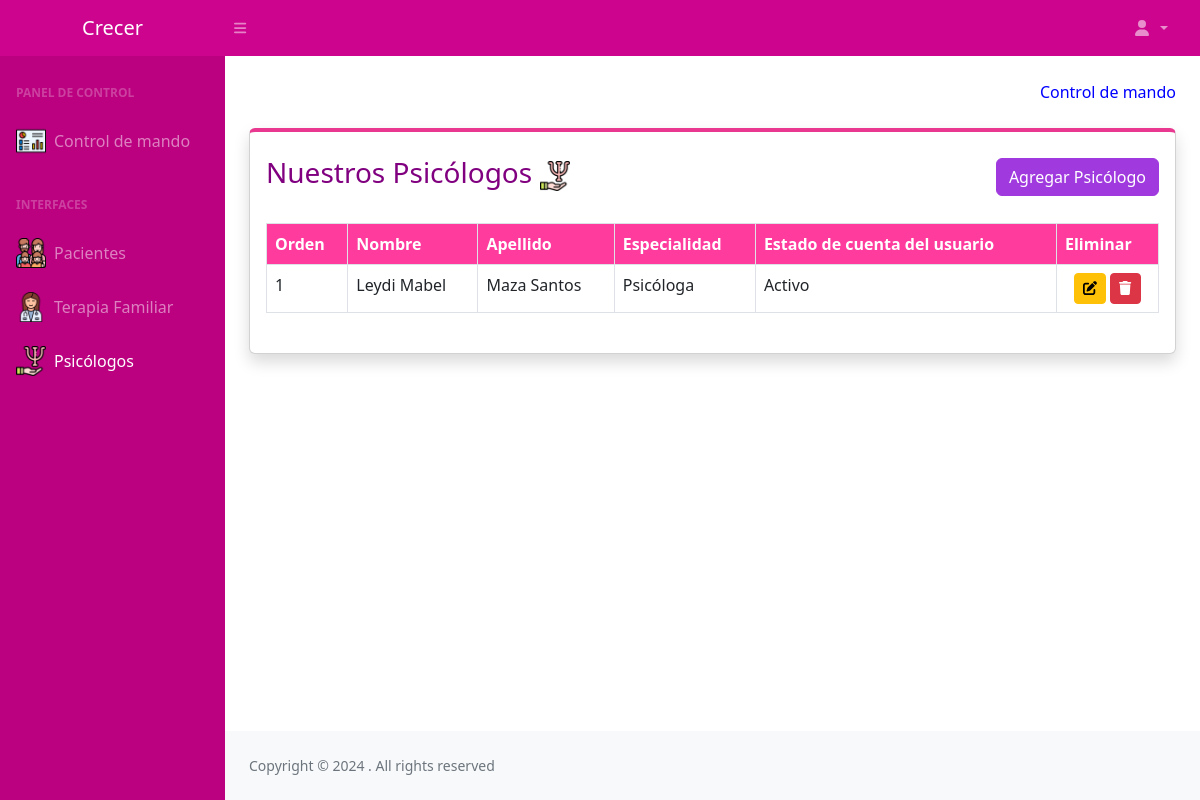
The app's page /Crecer/Psicologos.php (signed in) with its own data.
### tables this page shows
CREATE TABLE `usuario` (
  `Id` int(11) NOT NULL,
  `Usuario` varchar(30) NOT NULL,
  `Nombre` varchar(100) NOT NULL,
  `Password` varchar(120) NOT NULL,
  `Activacion` int(11) NOT NULL DEFAULT 1,
  `Id_Psicologo` int(11) DEFAULT NULL
);

CREATE TABLE `psicologos` (
  `Id` int(11) NOT NULL,
  `Nombre` varchar(50) NOT NULL,
  `Apellido` varchar(50) NOT NULL,
  `Sexo` varchar(30) NOT NULL,
  `Edad` int(11) NOT NULL,
  `Especialidad` varchar(200) NOT NULL,
  `Email` varchar(100) NOT NULL,
  `Telefono` int(11) NOT NULL,
  `Dni` int(11) NOT NULL,
  `Activo` int(11) NOT NULL DEFAULT 1,
  `Fecha_Registro` datetime NOT NULL
);

### Crecer/Psicologos.php (the view, shortened to what this page needs)
<?php
$db = new Database();
$con = $db->conectar();
$sql = $con->prepare("SELECT psicologos.Id, psicologos.Nombre, psicologos.Apellido, psicologos.Especialidad, usuario.Activacion FROM psicologos INNER JOIN usuario ON psicologos.Id = usuario.Id_Psicologo");
$sql->execute();
$resultado = $sql->fetchAll(PDO::FETCH_ASSOC);
?>
<?php
include 'Header.php';
?>
<main>
    <div class="container-fluid px-4">
        <div class="mt-4 text-end">
            <a href="Inicio.php" class="no-underline">
                Control de mando
            </a>
        </div>
        <div class="card border-top-rose shadow h-100 py-2 mb-4 mt-4">
            <div class="card-body">
                <div class="d-flex justify-content-between align-items-center ">
                    <h3 class="text-purple">Nuestros Psicólogos <img src="Img/icons/Configuraciones1.png"
                            class="small-icon"></h3>
                    <a href="Registro_Psicologo.php" class="btn btn-purpura text-white">Agregar Psicólogo</a>
                </div>
                <br>
                <table id="employeeTable" class="table table-bordered">
                    <thead class="table-rose text-white">
                        <tr>
                            <th>Orden</th>
                            <th>Nombre</th>
                            <th>Apellido</th>
                            <th>Especialidad</th>
                            <th>Estado de cuenta del usuario</th>
                            <th>Eliminar</th>
                        </tr>
                    </thead>
                    <tbody>
                        <?php foreach ($resultado as $row) { ?>
                            <tr>
                                <td><?php echo $row['Id'] ?></td>
                                <td><?php echo $row['Nombre'] ?></td>
                                <td><?php echo $row['Apellido'] ?></td>
                                <td><?php echo $row['Especialidad'] ?></td>
                                <td><?php
                                if ($row['Activacion'] == 1) {
                                    echo "Activo";
                                }else {
                                    echo "Inactivo";
                                }
                                    ?></td>
                                <td class="text-center">
                                    <a href="Editar_Psicologo.php?id=<?php echo $row['Id'] ?>&token=<?php echo hash_hmac('sha1', $row['Id'], KEY_TOKEN) ?>"
                                        class="btn btn-warning btn-sm">
                                        <i class="fas fa-edit"></i>
                                    </a>
                                    <a href="#" class="btn btn-danger btn-sm" data-bs-toggle="modal"
                                        data-bs-target="#confirmDeletePsicologo" data-id="<?php echo $row['Id']; ?>">
                                        <i class="fas fa-trash"></i>
                                    </a>
                                </td>
                            </tr>
                        <?php } ?>
                    </tbody>
                </table>
            </div>
        </div>
</main>
<?php include 'Footer.php'; ?>

### Crecer/Css/Index.css (style rules this page uses)
.btn-purpura { background-color: #a03adf; border-color: #a03adf; }

### records on screen
usuario: Id_Psicologo.Id "1", Id_Psicologo.Nombre "Leydi Mabel", Id_Psicologo.Apellido "Maza Santos", Id_Psicologo.Especialidad "Psicóloga", Activacion "Activo"
